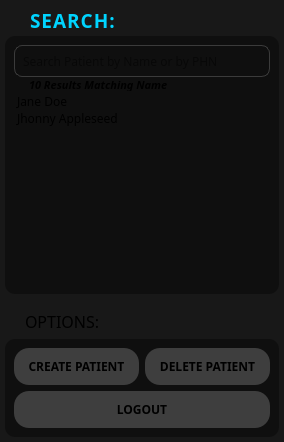
        <widget class="QFrame" name="frame_2">
         <property name="styleSheet">
          <string notr="true">background-color: rgb(24, 24, 24);
border-radius: 10px;</string>
         </property>
         <property name="frameShape">
          <enum>QFrame::Shape::StyledPanel</enum>
         </property>
         <property name="frameShadow">
          <enum>QFrame::Shadow::Raised</enum>
         </property>
         <layout class="QHBoxLayout" name="horizontalLayout_4">
          <property name="leftMargin">
           <number>0</number>
          </property>
          <property name="topMargin">
           <number>0</number>
          </property>
          <property name="rightMargin">
           <number>0</number>
          </property>
          <property name="bottomMargin">
           <number>0</number>
          </property>
          <item>
           <layout class="QVBoxLayout" name="verticalLayout" stretch="0,4,0,1">
            <property name="leftMargin">
             <number>5</number>
            </property>
            <property name="rightMargin">
             <number>5</number>
            </property>
            <property name="bottomMargin">
             <number>5</number>
            </property>
            <item>
             <widget class="QLabel" name="label_3">
              <property name="minimumSize">
               <size>
                <width>0</width>
                <height>20</height>
               </size>
              </property>
              <property name="maximumSize">
               <size>
                <width>16777215</width>
                <height>30</height>
               </size>
              </property>
              <property name="font">
               <font>
                <family>Montserrat</family>
                <pointsize>14</pointsize>
                <bold>true</bold>
               </font>
              </property>
              <property name="styleSheet">
               <string notr="true">color: rgb(0, 212, 255);
letter-spacing:1px;
margin-top: 10px;</string>
              </property>
              <property name="text">
               <string>SEARCH:</string>
              </property>
              <property name="margin">
               <number>0</number>
              </property>
              <property name="indent">
               <number>25</number>
              </property>
             </widget>
            </item>
            <item>
             <widget class="QFrame" name="frame_3">
              <property name="styleSheet">
               <string notr="true">background-color: rgb(15, 15, 15);</string>
              </property>
              <property name="frameShape">
               <enum>QFrame::Shape::StyledPanel</enum>
              </property>
              <property name="frameShadow">
               <enum>QFrame::Shadow::Raised</enum>
              </property>
              <layout class="QHBoxLayout" name="horizontalLayout_5">
               <item>
                <layout class="QVBoxLayout" name="verticalLayout_2" stretch="0,0,1">
                 <property name="spacing">
                  <number>2</number>
                 </property>
                 <item>
                  <widget class="QLineEdit" name="patient_search_field">
                   <property name="minimumSize">
                    <size>
                     <width>0</width>
                     <height>32</height>
                    </size>
                   </property>
                   <property name="maximumSize">
                    <size>
                     <width>16777215</width>
                     <height>32</height>
                    </size>
                   </property>
                   <property name="font">
                    <font>
                     <family>Montserrat</family>
                    </font>
                   </property>
                   <property name="styleSheet">
                    <string notr="true">background-color: rgba(255, 255, 255, 0);
border:1px solid rgb(59, 59, 59);
padding: 6px;
border-radius: 8px;</string>
                   </property>
                   <property name="placeholderText">
                    <string>Search Patient by Name or by PHN</string>
                   </property>
                  </widget>
                 </item>
                 <item>
                  <widget class="QLabel" name="patient_search_message">
                   <property name="minimumSize">
                    <size>
                     <width>0</width>
                     <height>12</height>
                    </size>
                   </property>
                   <property name="maximumSize">
                    <size>
                     <width>16777215</width>
                     <height>12</height>
                    </size>
                   </property>
                   <property name="font">
                    <font>
                     <family>Montserrat</family>
                     <pointsize>8</pointsize>
                     <italic>true</italic>
                     <bold>true</bold>
                    </font>
                   </property>
                   <property name="text">
                    <string>10 Results Matching Name</string>
                   </property>
                   <property name="indent">
                    <number>15</number>
                   </property>
                  </widget>
                 </item>
                 <item>
                  <widget class="QListWidget" name="patient_list">
                   <item>
                    <property name="text">
                     <string>Jane Doe</string>
                    </property>
                    <property name="font">
                     <font>
                      <family>Montserrat</family>
                     </font>
                    </property>
                    <property name="icon">
                     <iconset theme="address-book-new"/>
                    </property>
                   </item>
                   <item>
                    <property name="text">
                     <string>Jhonny Appleseed</string>
                    </property>
                    <property name="font">
                     <font>
                      <family>Montserrat</family>
                     </font>
                    </property>
                    <property name="background">
                     <brush brushstyle="NoBrush">
                      <color alpha="255">
                       <red>0</red>
                       <green>0</green>
                       <blue>0</blue>
                      </color>
                     </brush>
                    </property>
                    <property name="icon">
                     <iconset theme="address-book-new"/>
                    </property>
                    <property name="flags">
                     <set>ItemIsSelectable|ItemIsUserCheckable|ItemIsEnabled</set>
                    </property>
                   </item>
                  </widget>
                 </item>
                </layout>
               </item>
              </layout>
             </widget>
            </item>
            <item>
             <widget class="QLabel" name="label_5">
              <property name="font">
               <font>
                <family>Montserrat Light</family>
                <pointsize>12</pointsize>
               </font>
              </property>
              <property name="styleSheet">
               <string notr="true">margin-top: 10px;</string>
              </property>
              <property name="text">
               <string>OPTIONS:</string>
              </property>
              <property name="indent">
               <number>20</number>
              </property>
             </widget>
            </item>
            <item>
             <widget class="QFrame" name="frame_4">
              <property name="styleSheet">
               <string notr="true">background-color: rgb(15, 15, 15);</string>
              </property>
              <property name="frameShape">
               <enum>QFrame::Shape::StyledPanel</enum>
              </property>
              <property name="frameShadow">
               <enum>QFrame::Shadow::Raised</enum>
              </property>
              <layout class="QHBoxLayout" name="horizontalLayout_6">
               <item>
                <layout class="QVBoxLayout" name="verticalLayout_3" stretch="1,1">
                 <item>
                  <layout class="QHBoxLayout" name="horizontalLayout_7">
                   <item>
                    <widget class="QPushButton" name="create_patient_btn">
                     <property name="font">
                      <font>
                       <family>Montserrat</family>
                       <bold>true</bold>
                      </font>
                     </property>
                     <property name="styleSheet">
                      <string notr="true">background-color: rgb(62, 62, 62);
padding:10px;
border-radius: 15px;</string>
                     </property>
                     <property name="text">
                      <string>CREATE PATIENT</string>
                     </property>
                    </widget>
                   </item>
                   <item>
                    <widget class="QPushButton" name="delete_patient_btn">
                     <property name="font">
                      <font>
                       <family>Montserrat</family>
                       <bold>true</bold>
                      </font>
                     </property>
                     <property name="styleSheet">
                      <string notr="true">background-color: rgb(62, 62, 62);
padding:10px;
border-radius: 15px;</string>
                     </property>
                     <property name="text">
                      <string>DELETE PATIENT</string>
                     </property>
                    </widget>
                   </item>
                  </layout>
                 </item>
                 <item>
                  <widget class="QPushButton" name="logout_btn">
                   <property name="font">
                    <font>
                     <family>Montserrat</family>
                     <bold>true</bold>
                    </font>
                   </property>
                   <property name="styleSheet">
                    <string notr="true">background-color: rgb(62, 62, 62);
padding:10px;
border-radius: 15px;</string>
                   </property>
                   <property name="text">
                    <string>LOGOUT</string>
                   </property>
                  </widget>
                 </item>
                </layout>
               </item>
              </layout>
             </widget>
            </item>
           </layout>
          </item>
         </layout>
        </widget>
